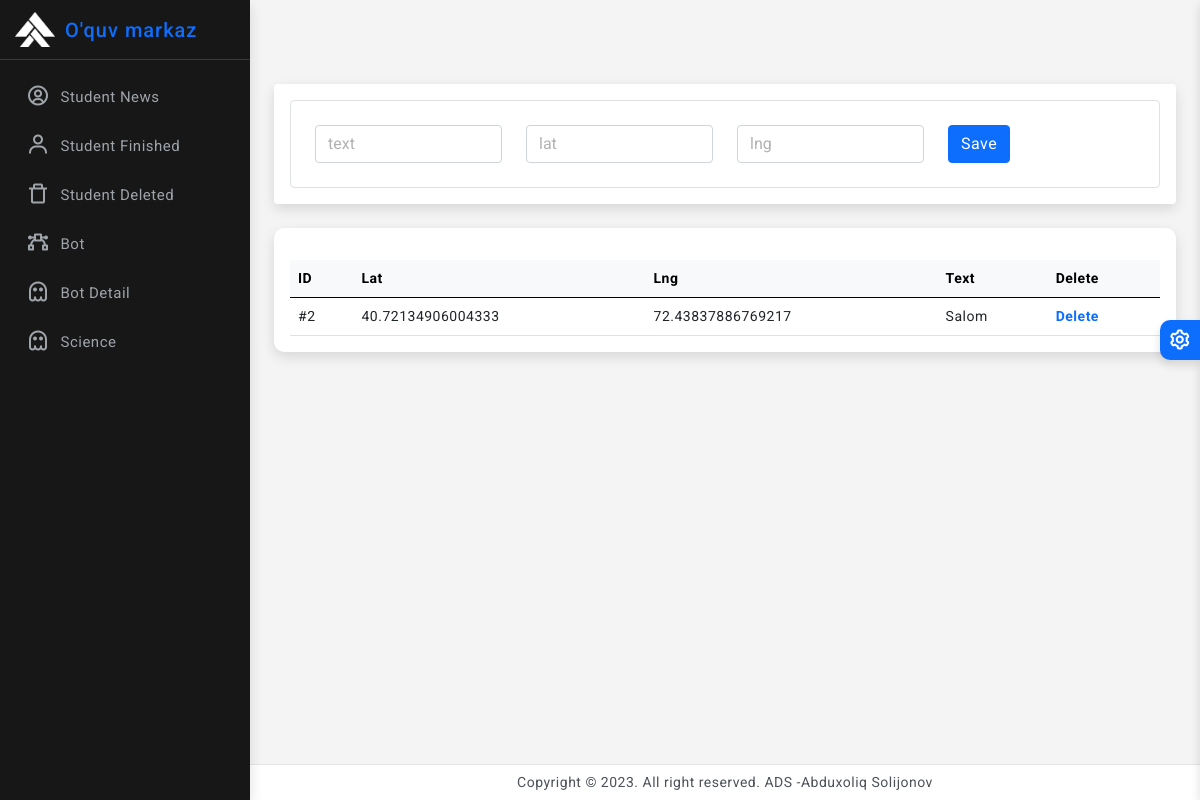
The app's page /bot_detail/ with its own data.
### main/models.py (models this page shows)
class BotDetail(models.Model):
    text = models.TextField()
    lat = models.CharField(max_length=255)
    lng = models.CharField(max_length=255)

### main/views.py (the view)
# urls.py: path("bot_detail/", BotDetail_views, name="bot_detail"),
def BotDetail_views(request):
    context = {
        "bot_detail": BotDetail.objects.all()
    }
    return render(request, 'bot_detail.html',context)

### template/bot_detail.html (shortened to what this page needs)
{%load static%}
<!doctype html>
<html lang="en" class="semi-dark">
<head>
	<link href="{% static 'assets/plugins/simplebar/css/simplebar.css'%}" rel="stylesheet" />
	<link href="{% static 'assets/plugins/perfect-scrollbar/css/perfect-scrollbar.css'%}" rel="stylesheet" />
	<link href="{% static 'assets/plugins/highcharts/css/highcharts.css'%}" rel="stylesheet" />
	<link href="{% static 'assets/plugins/vectormap/jquery-jvectormap-2.0.2.css'%}" rel="stylesheet" />
	<link href="{% static 'assets/plugins/metismenu/css/metisMenu.min.css'%}" rel="stylesheet" />
	<link href="{% static 'assets/css/pace.min.css'%}" rel="stylesheet" />
	<link href="{% static 'assets/css/bootstrap.min.css'%}" rel="stylesheet">
	<link href="{% static 'assets/css/app.css'%}" rel="stylesheet">
	<link href="{% static 'assets/css/icons.css'%}" rel="stylesheet">
	<link rel="stylesheet" href="{% static 'assets/css/dark-theme.css'%}" />
	<link rel="stylesheet" href="{% static 'assets/css/semi-dark.css'%}" />
	<link rel="stylesheet" href="{% static 'assets/css/header-colors.css'%}" />
</head>
<body>
	<div class="wrapper">
		<div class="sidebar-wrapper" data-simplebar="true">
			<div class="sidebar-header">
				<div>
					<img src="{% static 'assets/images/logo-icon.png'%}" class="logo-icon" alt="logo icon">
				</div>
				<div>
					<h4 class="logo-text"><a href="{% url 'dashboard'%}">O'quv markaz</a></h4>
				</div>
			</div>
			<ul class="metismenu" id="menu">
				<li>
					<a href="{% url 'news'%}">
						<div class="parent-icon"><i class="bx bx-user-circle"></i>
						</div>
						<div class="menu-title">Student News</div>
					</a>
				</li>
				<li>
					<a href="{% url 'finished'%}">
						<div class="parent-icon"><i class="bx bx-user"></i>
						</div>
						<div class="menu-title">Student Finished</div>
					</a>
				</li>
				<li>
					<a href="{% url 'deleted'%}">
						<div class="parent-icon"><i class="bx bx-trash-alt"></i>
						</div>
						<div class="menu-title">Student Deleted</div>
					</a>
				</li>
				<li>
					<a href="{% url 'bot'%}">
						<div class="parent-icon"><i class="bx bx-vector"></i>
						</div>
						<div class="menu-title">Bot</div>
					</a>
				</li>
				<li>
					<a href="{% url 'bot_detail'%}">
						<div class="parent-icon"><i class="bx bx-ghost"></i>
						</div>
						<div class="menu-title">Bot Detail</div>
					</a>
				</li>
				<li>
					<a href="{% url 'science'%}">
						<div class="parent-icon"><i class="bx bx-ghost"></i>
						</div>
						<div class="menu-title">Science</div>
					</a>
				</li>
			</ul>
		</div>
		<div class="page-wrapper">
			<div class="page-content">
				<div class="card">
					<div class="card-body">
						<div class="p-4 border rounded">
							<form class="row" action="{% url 'add_bot_detail' %}" method="post" enctype="multipart/form-data">
								<div class="col-md-3">
									<input type="text" class="form-control" name="text" placeholder="text">
								</div>
								<div class="col-md-3">
									<input type="text" class="form-control" name="lat" placeholder="lat">
								</div>
								<div class="col-md-3">
									<input type="text" class="form-control" name="lng" placeholder="lng">
								</div>
								<div class="col-3">
									<button class="btn btn-primary" type="submit">Save</button>
								</div>
							</form>
						</div>
					</div>
				</div>
				<div class="row">
					<div class="col">
						<div class="card radius-10 mb-0">
							<div class="card-body">
                               <div class="table-responsive mt-3">
								   <table class="table align-middle mb-0">
									   <thead class="table-light">
										   <tr>
											   <th>ID</th>
											   <th>Lat</th>
											   <th>Lng</th>
											   <th>Text</th>
											   <th>Delete</th>
										   </tr>
									   </thead>
									   <tbody>
									   {% for i in bot_detail%}
										   <tr>
											   <td>#{{i.id}}</td>
											   <td>{{i.lat}}</td>
											   <td>{{i.lng}}</td>
											   <td>{{i.text}}</td>
											   <td><b><a href="{% url 'delete_bot_detail' i.id %}">Delete</a></b></td>
										   </tr>
										{%endfor%}
									   </tbody>
								   </table>
							   </div>
							</div>
						</div>
					</div>
				</div>
			</div>
	</div>
		<footer class="page-footer">
			<p class="mb-0">Copyright © 2023. All right reserved. ADS -Abduxoliq Solijonov</p>
		</footer>
	</div>
	<div class="switcher-wrapper">
		<div class="switcher-btn"> <i class='bx bx-cog bx-spin'></i>
		</div>
	</div>
</body>
</html>

### static/assets/css/app.css (style rules this page uses)
body { font-size: 14px; color: #4c5258; letter-spacing: 0.5px; background-color: #f4f4f4; font-family: 'Roboto', sans-serif; }
a { text-decoration: none; }
.wrapper { width: 100%; position: relative; }
.sidebar-wrapper { width: 250px; height: 100%; position: fixed; top: 0px; bottom: 0; left: 0px; background: #ffffff; border-right: 0px solid #e4e4e4; z-index: 11; box-shadow: 0 .3rem .8rem rgba(0, 0, 0, .12)!important; transition: all .2s ease-out; }
.sidebar-header { width: 250px; height: 60px; display: flex; align-items: center; position: fixed; top: 0px; bottom: 0; padding: 0 15px; z-index: 5; background: #ffffff; background-clip: border-box; border-bottom: 1px solid #e4e4e4; }
.logo-icon { width: 40px; }
.logo-text { font-size: 20px; margin-left: 10px; margin-bottom: 0; letter-spacing: 1px; color: #0d6efd; }
.page-wrapper { height: 100%; margin-top: 60px; margin-bottom: 30px; margin-left: 250px; }
.page-content { padding: 1.5rem; }
.page-footer { background: #ffffff; left: 250px; right: 0; bottom: 0; position: fixed; text-align: center; padding: 7px; font-size: 14px; border-top: 1px solid #e4e4e4; z-index: 3; }
.sidebar-wrapper ul { padding: 0; margin: 0; list-style: none; background: transparent; }
.sidebar-wrapper .metismenu { background: transparent; display: -webkit-box; display: -ms-flexbox; display: flex; padding: 10px; margin-top: 60px; -webkit-box-orient: vertical; -webkit-box-direction: normal; -ms-flex-direction: column; flex-direction: column; }
.sidebar-wrapper .metismenu li+li { margin-top: 5px; }
.sidebar-wrapper .metismenu li:first-child { margin-top: 5px; }
.sidebar-wrapper .metismenu li:last-child { margin-bottom: 5px; }
.sidebar-wrapper .metismenu>li { display: -webkit-box; display: -ms-flexbox; display: flex; -webkit-box-orient: vertical; -webkit-box-direction: normal; -ms-flex-direction: column; flex-direction: column; position: relative; }
.sidebar-wrapper .metismenu a { position: relative; display: flex; align-items: center; justify-content: left; padding: 8px 15px; font-size: 15px; color: #5f5f5f; outline-width: 0; text-overflow: ellipsis; overflow: hidden; letter-spacing: .5px; border: 1px solid #ffffff00; transition: all .3s ease-out; }
.sidebar-wrapper .metismenu a .parent-icon { font-size: 24px; line-height: 1; }
.sidebar-wrapper .metismenu a .menu-title { margin-left: 10px; }
.radius-10 { border-radius: 10px; }
input::placeholder { color: #000 !important; opacity: .3 !important }
.switcher-wrapper { width: 280px; height: 100%; position: fixed; right: -280px; top: 0; bottom: 0; z-index: 16; background: #fff; border-left: 0px solid #d2d2d2; box-shadow: 0 0.3rem 0.6rem rgba(0, 0, 0, .13); transition: all .2s ease-out; }
.switcher-btn { width: 40px; height: 40px; line-height: 40px; font-size: 24px; background: #0d6efd; box-shadow: 0 0.3rem 0.6rem rgba(0, 0, 0, .13); color: #fff; text-align: center; border-top-left-radius: 10px; border-bottom-left-radius: 10px; position: absolute; top: 40%; right: 100%; cursor: pointer; }

### static/assets/css/semi-dark.css (style rules this page uses)
html.semi-dark .sidebar-wrapper { background: #171717; border-right: 1px solid #e4e4e400; }
html.semi-dark .sidebar-wrapper .sidebar-header { background: #171717; border-right: 1px solid #e4e4e400; border-bottom: 1px solid rgb(255 255 255 / 15%); }
html.semi-dark .sidebar-wrapper .sidebar-header .logo-text { color: #e7e9ec; }
html.semi-dark .sidebar-wrapper .metismenu a { color: #9ea4aa; }
html.semi-dark .logo-icon { filter: invert(1) grayscale(100%) brightness(200%); }

### records on screen
BotDetail: id "2", lat "40.72134906004333", lng "72.43837886769217", text "Salom"
